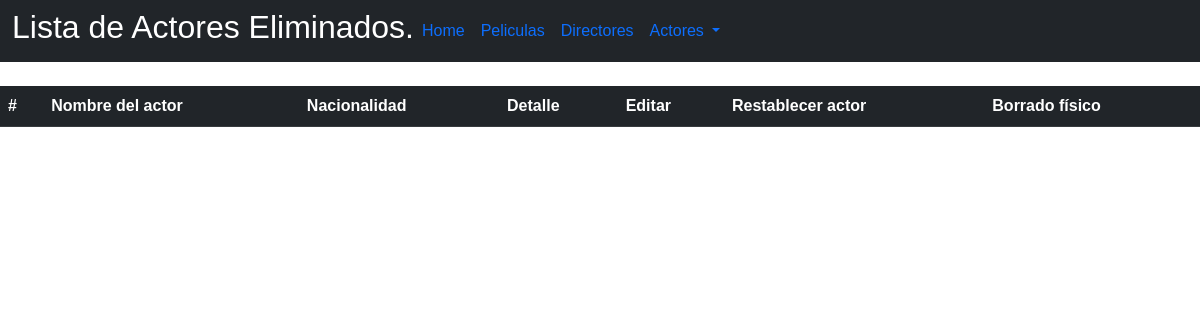
/Aborrados.php, run on an earlier commit of the app's database.
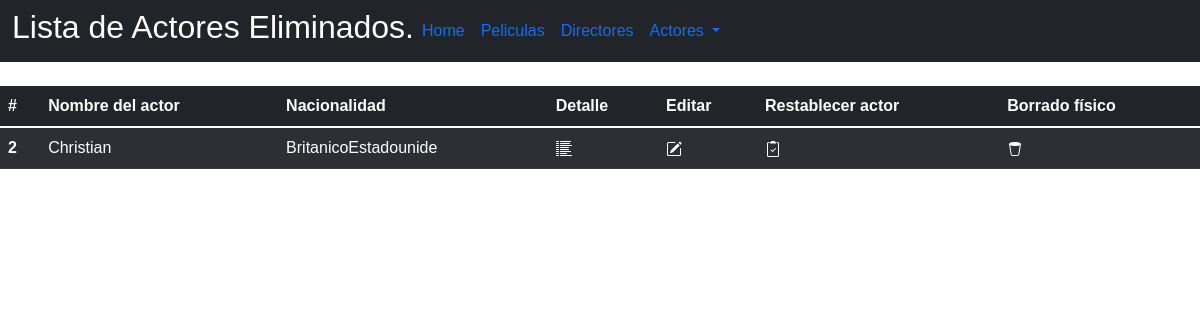
And on a later commit of the database.
### tables this page shows
CREATE TABLE `actor` (
  `idActor` int(11) NOT NULL,
  `nombre` varchar(30) DEFAULT NULL,
  `nacionalidad` varchar(20) DEFAULT NULL,
  `estatus` int(1) NOT NULL,
  `descripcion` text NOT NULL
);

### Aborrados.php (the view, shortened to what this page needs)
<!DOCTYPE html>
<html>
<head>
	<link href="https://cdn.jsdelivr.net/npm/bootstrap@5.1.3/dist/css/bootstrap.min.css" rel="stylesheet">
	<link rel="stylesheet" type="text/css" href="css/estiloCine1.css">
</head>
<header>
	<nav class="navbar navbar-expand-lg bg-dark">
		<div class="container-fluid">
			<h2 class="letraBlanca">Lista de Actores Eliminados. </h2>
			<div class="collapse navbar-collapse" id="navbarSupportedContent">
			<ul class="navbar-nav me-auto mb-2 mb-lg-0">
				<li class="nav-item">
				<a class="nav-link active" aria-current="page" href="index.php">Home</a>
				</li>
				<li class="nav-item">
				<a class="nav-link active" aria-current="page" href="peliculas.php">Peliculas</a>
				</li>
				<li class="nav-item">
				<a class="nav-link active" aria-current="page" href="#">Directores</a>
				</li>
				<li class="nav-item dropdown">
				<a class="nav-link dropdown-toggle" href="peliculas.php" id="navbarDropdown" role="button" data-bs-toggle="dropdown" aria-expanded="false">
					Actores
				</a>
			</ul>
			</div>
		</div>
	</nav>
	<br>
</header>
<body>
		<?PHP
			$conexion = new mysqli("localhost", "root", "", "peliculas");
			$consulta = "SELECT * FROM actor WHERE estatus=0";
			$resultado = $conexion->query($consulta);
		?>
		<table class="table table-dark table-striped table-hover">
		  <thead>
		    <tr>
		      <th scope="col">#</th>
		      <th scope="col">Nombre del actor</th>
		      <th scope="col">Nacionalidad</th>
		      <th scope="col">Detalle</th>
		      <th scope="col">Editar</th>
			  <th scope="col">Restablecer actor</th>
			  <th scope="col">Borrado físico</th>
		    </tr>
		  </thead>
		  <tbody>
		  	<?PHP
			while($row = $resultado->fetch_assoc())
			{
			  	?>
			    <tr>
			      <th scope="row">
			      	<?PHP echo $row['idActor']; ?>
			      </th>
			      <td>
			      	<?PHP echo $row['nombre']; ?>
			      </td>
			      <td>
			      	<?PHP echo $row['nacionalidad']; ?>
			      </td>
			      <td>
			      	<a href="detalleActor.php?id=<?php echo $row['idActor'];?>">
			      	</a>
			      </td>
			      <td>
			      	<a href="editarActor.php?id=<?php echo $row['idActor'];?>">
			      	</a>
			      </td>
			      <td>
			      	<a href="Retlogico.php?id=<?php echo $row['idActor'];?>">
			      	</a>
			      </td>
			      <td>
			      	<a href="borrarFisicoActor.php?id=<?php echo $row['idActor'];?>">
			      	</a>
			      </td>
			    </tr>
			    <?PHP
			}
			?>
		  </tbody>
		</table>
</body>
</html>

What changed in the data, as far as the page shows it:
now on this page (row edited): actor: idActor "2", nombre "Christian", nacionalidad "BritanicoEstadounide"
